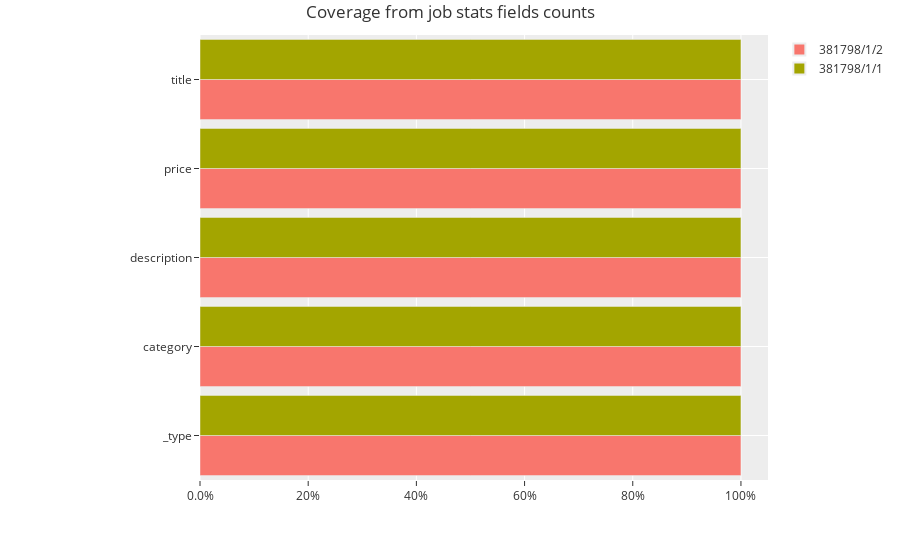
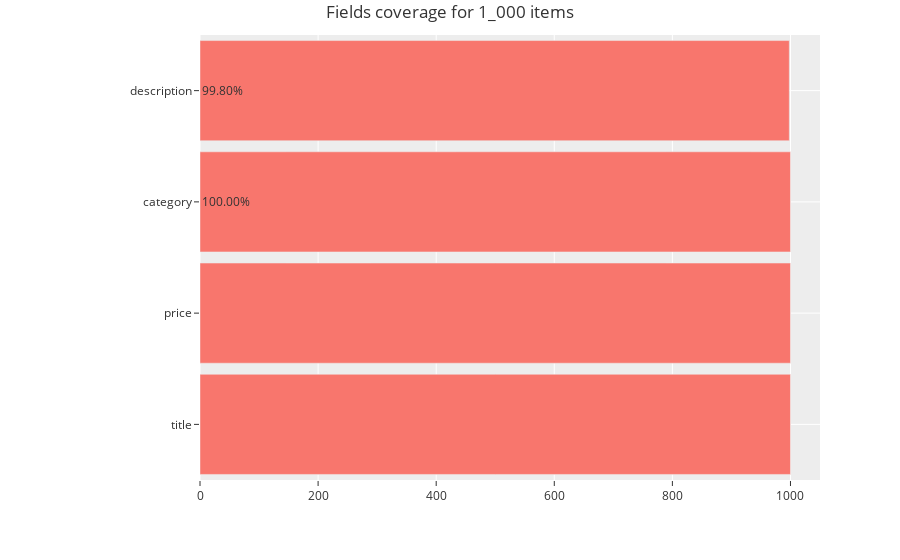
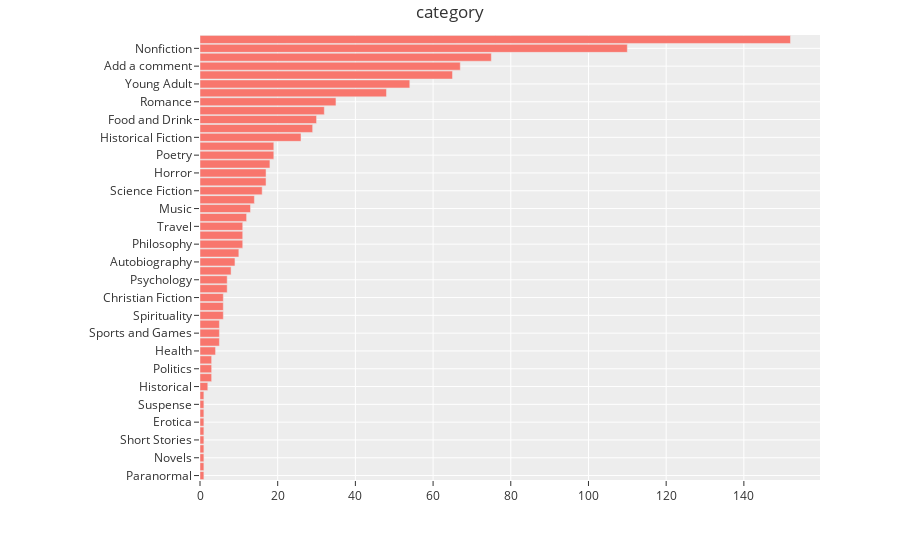
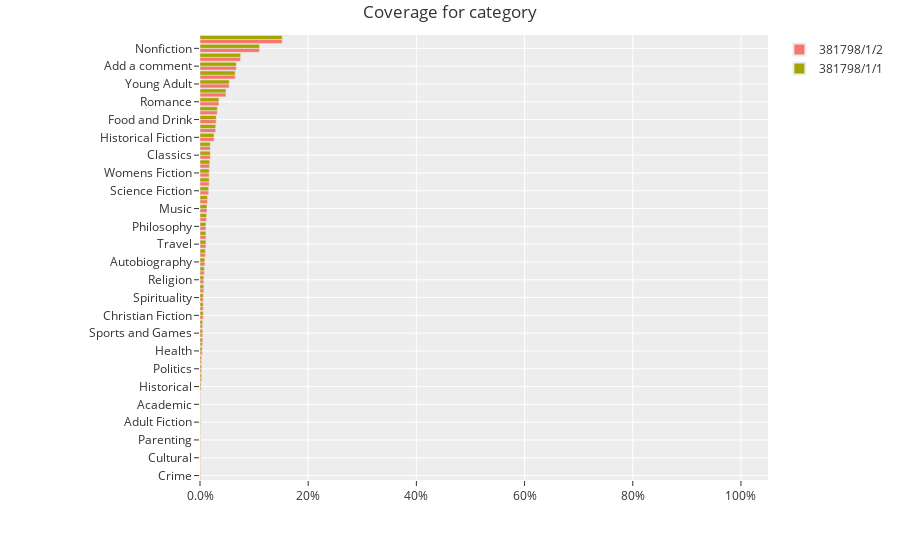

Source (notebook cell) for these figures, in order:
### Code cell
a.report_all()

### Figure 1 — Plotly figure (JSON) as saved in the notebook; plotly's stock layout.template omitted (floating-point values rounded to 4 significant figures)
{"data": [{"name": "381798/1/2", "orientation": "h", "type": "bar", "uid": "8fbfd514-3c3e-49a7-b0fc-92d475799fa6", "x": [1, 1, 1, 1, 1], "y": ["_type", "category", "description", "price", "title"]}, {"name": "381798/1/1", "orientation": "h", "type": "bar", "uid": "a432322a-536f-45fb-939e-f31f12048571", "x": [1, 1, 1, 1, 1], "y": ["_type", "category", "description", "price", "title"]}], "layout": {"autosize": true, "bargap": 0.1, "hovermode": "y", "margin": {"l": 200, "t": 35}, "title": {"text": "Coverage from job stats fields counts"}, "xaxis": {"range": [0, 1.05], "tickformat": ".2p", "type": "linear"}, "yaxis": {"autorange": true, "range": [-0.5, 4.5], "type": "category"}}}

### Figure 2 — Plotly figure (JSON) as saved in the notebook; plotly's stock layout.template omitted (floating-point values rounded to 4 significant figures)
{"data": [{"orientation": "h", "type": "bar", "uid": "7a9562ef-ceaa-43f3-af02-a741df20a850", "x": [1000, 1000, 1000, 998], "y": ["title", "price", "category", "description"]}], "layout": {"annotations": [{"showarrow": false, "text": "99.80%", "x": 0, "xref": "paper", "y": "description", "yref": "y"}, {"showarrow": false, "text": "100.00%", "x": 0, "xref": "paper", "y": "category", "yref": "y"}], "autosize": true, "bargap": 0.1, "hovermode": "y", "margin": {"l": 200, "t": 35}, "title": {"text": "Fields coverage for 1_000 items"}, "xaxis": {"range": [0, 1050], "type": "linear"}, "yaxis": {"autorange": true, "range": [-0.5, 3.5], "type": "category"}}}

### Figure 3 — Plotly figure (JSON) as saved in the notebook; plotly's stock layout.template omitted (floating-point values rounded to 4 significant figures)
{"data": [{"orientation": "h", "type": "bar", "uid": "85a2794f-7150-49fd-b049-fe3fe911c0c3", "x": [1, 1, 1, 1, 1, 1, 1, 1, 1, 1, 2, 3, 3, 3, 4, 5, 5, 5, 6, 6, 6, 7, 7, 8, 9, 10, 11, 11, 11, 12, 13, 14, 16, 17, 17, 18, 19, 19, 26, 29, 30, 32, 35, 48, 54, 65, 67, 75, 110, 152], "y": ["Paranormal", "Academic", "Novels", "Adult Fiction", "Short Stories", "Parenting", "Erotica", "Cultural", "Suspense", "Crime", "Historical", "Contemporary", "Politics", "Christian", "Health", "Biography", "Sports and Games", "Self Help", "Spirituality", "New Adult", "Christian Fiction", "Religion", "Psychology", "Art", "Autobiography", "Humor", "Philosophy", "Thriller", "Travel", "Business", "Music", "Science", "Science Fiction", "Womens Fiction", "Horror", "History", "Poetry", "Classics", "Historical Fiction", "Childrens", "Food and Drink", "Mystery", "Romance", "Fantasy", "Young Adult", "Fiction", "Add a comment", "Sequential Art", "Nonfiction", "Default"]}], "layout": {"autosize": true, "bargap": 0.1, "hovermode": "y", "margin": {"l": 200, "t": 35}, "title": {"text": "category"}, "xaxis": {"range": [0, 159.6], "type": "linear"}, "yaxis": {"autorange": true, "range": [-0.5, 49.5], "type": "category"}}}

### Figure 4 — Plotly figure (JSON) as saved in the notebook; plotly's stock layout.template omitted (floating-point values rounded to 4 significant figures)
{"data": [{"name": "381798/1/2", "orientation": "h", "type": "bar", "uid": "6c62ca61-58cb-4be5-a5f2-cc5f957104df", "x": [0.001, 0.001, 0.001, 0.001, 0.001, 0.001, 0.001, 0.001, 0.001, 0.001, 0.002, 0.003, 0.003, 0.003, 0.004, 0.005, 0.005, 0.005, 0.006, 0.006, 0.006, 0.007, 0.007, 0.008, 0.009, 0.01, 0.011, 0.011, 0.011, 0.012, 0.013, 0.014, 0.016, 0.017, 0.017, 0.018, 0.019, 0.019, 0.026, 0.029, 0.03, 0.032, 0.035, 0.048, 0.054, 0.065, 0.067, 0.075, 0.11, 0.152], "y": ["Crime", "Suspense", "Cultural", "Erotica", "Parenting", "Short Stories", "Adult Fiction", "Novels", "Academic", "Paranormal", "Historical", "Christian", "Politics", "Contemporary", "Health", "Self Help", "Sports and Games", "Biography", "Christian Fiction", "New Adult", "Spirituality", "Psychology", "Religion", "Art", "Autobiography", "Humor", "Travel", "Thriller", "Philosophy", "Business", "Music", "Science", "Science Fiction", "Horror", "Womens Fiction", "History", "Classics", "Poetry", "Historical Fiction", "Childrens", "Food and Drink", "Mystery", "Romance", "Fantasy", "Young Adult", "Fiction", "Add a comment", "Sequential Art", "Nonfiction", "Default"]}, {"name": "381798/1/1", "orientation": "h", "type": "bar", "uid": "260b944f-ea4d-4dd3-832f-4d75e1c8a87b", "x": [0.001, 0.001, 0.001, 0.001, 0.001, 0.001, 0.001, 0.001, 0.001, 0.001, 0.002, 0.003, 0.003, 0.003, 0.004, 0.005, 0.005, 0.005, 0.006, 0.006, 0.006, 0.007, 0.007, 0.008, 0.009, 0.01, 0.011, 0.011, 0.011, 0.012, 0.013, 0.014, 0.016, 0.017, 0.017, 0.018, 0.019, 0.019, 0.026, 0.029, 0.03, 0.032, 0.035, 0.048, 0.054, 0.065, 0.067, 0.075, 0.11, 0.152], "y": ["Crime", "Suspense", "Cultural", "Erotica", "Parenting", "Short Stories", "Adult Fiction", "Novels", "Academic", "Paranormal", "Historical", "Christian", "Politics", "Contemporary", "Health", "Self Help", "Sports and Games", "Biography", "Christian Fiction", "New Adult", "Spirituality", "Psychology", "Religion", "Art", "Autobiography", "Humor", "Travel", "Thriller", "Philosophy", "Business", "Music", "Science", "Science Fiction", "Horror", "Womens Fiction", "History", "Classics", "Poetry", "Historical Fiction", "Childrens", "Food and Drink", "Mystery", "Romance", "Fantasy", "Young Adult", "Fiction", "Add a comment", "Sequential Art", "Nonfiction", "Default"]}], "layout": {"autosize": true, "bargap": 0.1, "hovermode": "y", "margin": {"l": 200, "t": 35}, "title": {"text": "Coverage for category"}, "xaxis": {"range": [0, 1.05], "tickformat": ".2p", "type": "linear"}, "yaxis": {"autorange": true, "range": [-0.5, 49.5], "type": "category"}}}
